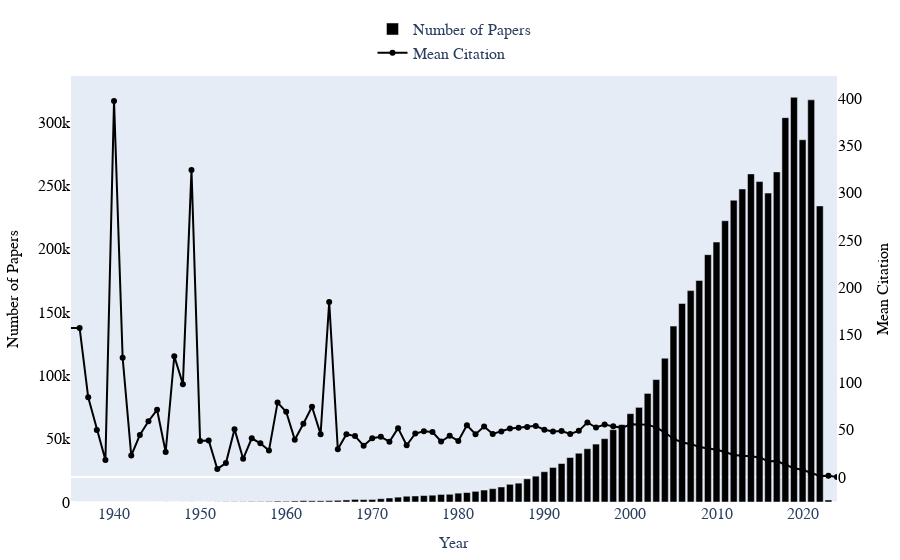

Here is the notebook cell this chart was saved with:
### Markdown cell above
## Research Objective

The primary objective of this research is to employ topic modeling techniques to conduct an in-depth analysis of academic papers. Our analysis will focus on the abstracts of these papers, as they provide concise summaries of the research findings and methodologies. To ensure a focused and manageable study, we have selected a subset of papers published in the year 2010. This selection will enable us to explore the prevailing research themes and methodologies of that period, offering valuable insights into the academic discourse.

### Data Requirements

For the analysis conducted in this notebook, we will utilize two key variables for each paper:
- **Abstract**: This will serve as the input for topic modeling.
- **Number of Citations**: This will be used to evaluate the impact of the identified topics.

By analyzing these variables, we aim to uncover significant patterns and trends within the academic literature of 2010.

### Code cell
import pandas as pd
import plotly.graph_objects as go

# Load the data from the Excel file
file_path = 'ProcessedData/citations_and_records_per_year.xlsx'
df = pd.read_excel(file_path)

# Create a figure
fig = go.Figure()

# Add a bar trace for count of records
fig.add_trace(go.Bar(x=df['Year'], y=df['Count of Records'], name='Number of Papers', marker_color='black'))

# Add a scatter trace for mean citation count
fig.add_trace(go.Scatter(x=df['Year'], y=df['Mean Citation'], mode='lines+markers', name='Mean Citation', yaxis='y2', line=dict(color='black'), marker=dict(color='black')))

# Update the layout with larger font sizes for better scaling
fig.update_layout(
    xaxis=dict(title='Year', range=[1935, df['Year'].max()], tickfont=dict(family='Arial', size=16), titlefont=dict(family='Arial', size=16)),
    yaxis=dict(title='Number of Papers', color='black', showgrid=False, tickfont=dict(family='Arial', size=16), titlefont=dict(family='Arial', size=16)),
    yaxis2=dict(title='Mean Citation', overlaying='y', side='right', color='black', showgrid=False, tickfont=dict(family='Arial', size=16), titlefont=dict(family='Arial', size=16)),
    showlegend=True,
    legend=dict(x=0.5, y=1.15, xanchor='center', yanchor='top', font=dict(family='Arial', size=16)),
    font=dict(family='Arial', size=16),
    margin=dict(l=50, r=50, t=50, b=50)
)

# Show the plot
fig.show()

# Save the plot as an image file with high resolution for A4 size
a4_width = 2480  # pixels
a4_height = 3508  # pixels

fig.write_image('Graphs/meancitationandhistogram.png', format='png', width=a4_width, height=a4_height, scale=1)

### Figure 1 — Plotly figure (JSON) as saved in the notebook; plotly's stock layout.template omitted (floating-point values rounded to 4 significant figures)
{"data": [{"marker": {"color": "black"}, "name": "Number of Papers", "type": "bar", "x": [0, 1936, 1937, 1938, 1939, 1940, 1941, 1942, 1943, 1944, 1945, 1946, 1947, 1948, 1949, 1950, 1951, 1952, 1953, 1954, 1955, 1956, 1957, 1958, 1959, 1960, 1961, 1962, 1963, 1964, 1965, 1966, 1967, 1968, 1969, 1970, 1971, 1972, 1973, 1974, 1975, 1976, 1977, 1978, 1979, 1980, 1981, 1982, 1983, 1984, 1985, 1986, 1987, 1988, 1989, 1990, 1991, 1992, 1993, 1994, 1995, 1996, 1997, 1998, 1999, 2000, 2001, 2002, 2003, 2004, 2005, 2006, 2007, 2008, 2009, 2010, 2011, 2012, 2013, 2014, 2015, 2016, 2017, 2018, 2019, 2020, 2021, 2022, 2023, 2024], "y": [32, 12, 15, 10, 18, 10, 12, 12, 8, 5, 8, 31, 10, 31, 50, 24, 32, 100, 156, 200, 187, 296, 284, 413, 679, 547, 824, 1076, 941, 934, 1070, 1330, 1620, 2039, 1880, 1994, 2603, 3146, 3847, 4562, 4766, 5081, 5373, 5960, 6112, 6992, 7462, 8432, 9454, 10516, 11879, 13975, 14894, 18291, 20420, 23931, 27286, 30388, 35120, 38529, 42090, 45765, 50047, 57153, 61051, 69808, 74777, 85805, 96735, 113646, 138969, 156842, 167019, 175083, 195402, 205369, 222222, 238439, 247338, 259262, 253192, 244100, 260823, 303693, 319770, 286229, 317753, 233962, 1596, 9]}, {"line": {"color": "black"}, "marker": {"color": "black"}, "mode": "lines+markers", "name": "Mean Citation", "type": "scatter", "x": [0, 1936, 1937, 1938, 1939, 1940, 1941, 1942, 1943, 1944, 1945, 1946, 1947, 1948, 1949, 1950, 1951, 1952, 1953, 1954, 1955, 1956, 1957, 1958, 1959, 1960, 1961, 1962, 1963, 1964, 1965, 1966, 1967, 1968, 1969, 1970, 1971, 1972, 1973, 1974, 1975, 1976, 1977, 1978, 1979, 1980, 1981, 1982, 1983, 1984, 1985, 1986, 1987, 1988, 1989, 1990, 1991, 1992, 1993, 1994, 1995, 1996, 1997, 1998, 1999, 2000, 2001, 2002, 2003, 2004, 2005, 2006, 2007, 2008, 2009, 2010, 2011, 2012, 2013, 2014, 2015, 2016, 2017, 2018, 2019, 2020, 2021, 2022, 2023, 2024], "y": [4.875, 157.2, 84, 49.5, 17.78, 396.8, 125.8, 22.58, 44.25, 58.8, 70.88, 26.35, 127.4, 97.97, 323.9, 38.04, 38.59, 8.45, 14.64, 50.47, 19.13, 40.83, 35.55, 27.82, 78.52, 68.88, 39.38, 56.16, 74.18, 45.16, 184.7, 29.25, 45.13, 43.11, 33.0, 40.81, 42.31, 37.22, 51.53, 33.49, 45.86, 48.32, 47.46, 37.38, 43.38, 38.06, 54.55, 45.15, 53.21, 45.37, 48.06, 51.2, 51.82, 52.8, 53.91, 49.77, 47.92, 48.56, 45.43, 48.67, 57.57, 52.19, 55.25, 53.4, 51.83, 55.47, 55.66, 54.97, 52.33, 46.89, 40.35, 36.37, 34.86, 31.55, 30.33, 28.7, 26.35, 23.14, 22.33, 21.9, 20.64, 16.68, 16.75, 13.16, 9.152, 7.506, 3.921, 1.075, 1.158, 0], "yaxis": "y2"}], "layout": {"font": {"family": "Arial", "size": 16}, "legend": {"font": {"family": "Arial", "size": 16}, "x": 0.5, "xanchor": "center", "y": 1.15, "yanchor": "top"}, "margin": {"b": 50, "l": 50, "r": 50, "t": 50}, "showlegend": true, "xaxis": {"range": [1935, 2024], "tickfont": {"family": "Arial", "size": 16}, "title": {"font": {"family": "Arial", "size": 16}, "text": "Year"}}, "yaxis": {"color": "black", "showgrid": false, "tickfont": {"family": "Arial", "size": 16}, "title": {"font": {"family": "Arial", "size": 16}, "text": "Number of Papers"}}, "yaxis2": {"color": "black", "overlaying": "y", "showgrid": false, "side": "right", "tickfont": {"family": "Arial", "size": 16}, "title": {"font": {"family": "Arial", "size": 16}, "text": "Mean Citation"}}}}
